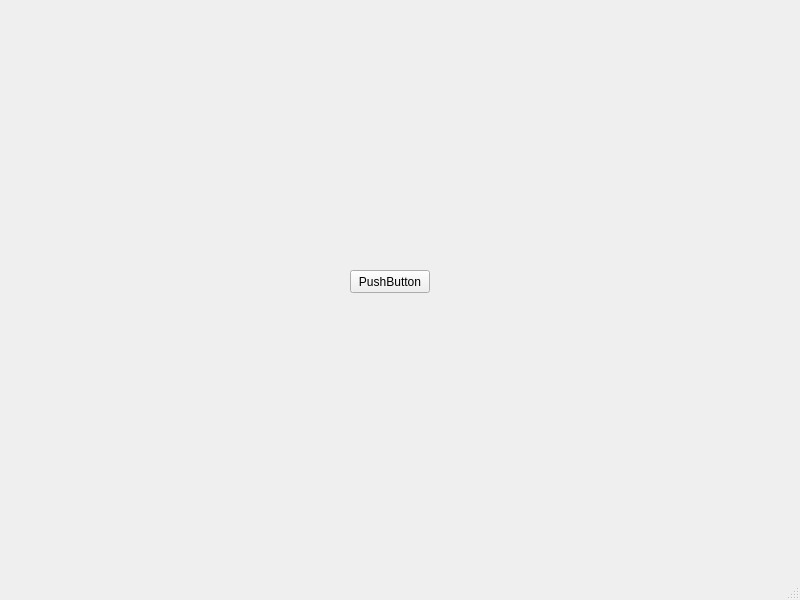
<?xml version="1.0" encoding="UTF-8"?>
<ui version="4.0">
 <class>MainWindow</class>
 <widget class="QMainWindow" name="MainWindow">
  <property name="geometry">
   <rect>
    <x>0</x>
    <y>0</y>
    <width>800</width>
    <height>600</height>
   </rect>
  </property>
  <property name="windowTitle">
   <string>MainWindow</string>
  </property>
  <widget class="QWidget" name="centralwidget">
   <widget class="QPushButton" name="pushButton">
    <property name="geometry">
     <rect>
      <x>350</x>
      <y>270</y>
      <width>80</width>
      <height>23</height>
     </rect>
    </property>
    <property name="text">
     <string>PushButton</string>
    </property>
   </widget>
  </widget>
  <widget class="QMenuBar" name="menubar">
   <property name="geometry">
    <rect>
     <x>0</x>
     <y>0</y>
     <width>800</width>
     <height>20</height>
    </rect>
   </property>
  </widget>
  <widget class="QStatusBar" name="statusbar"/>
 </widget>
 <resources/>
 <connections/>
</ui>
